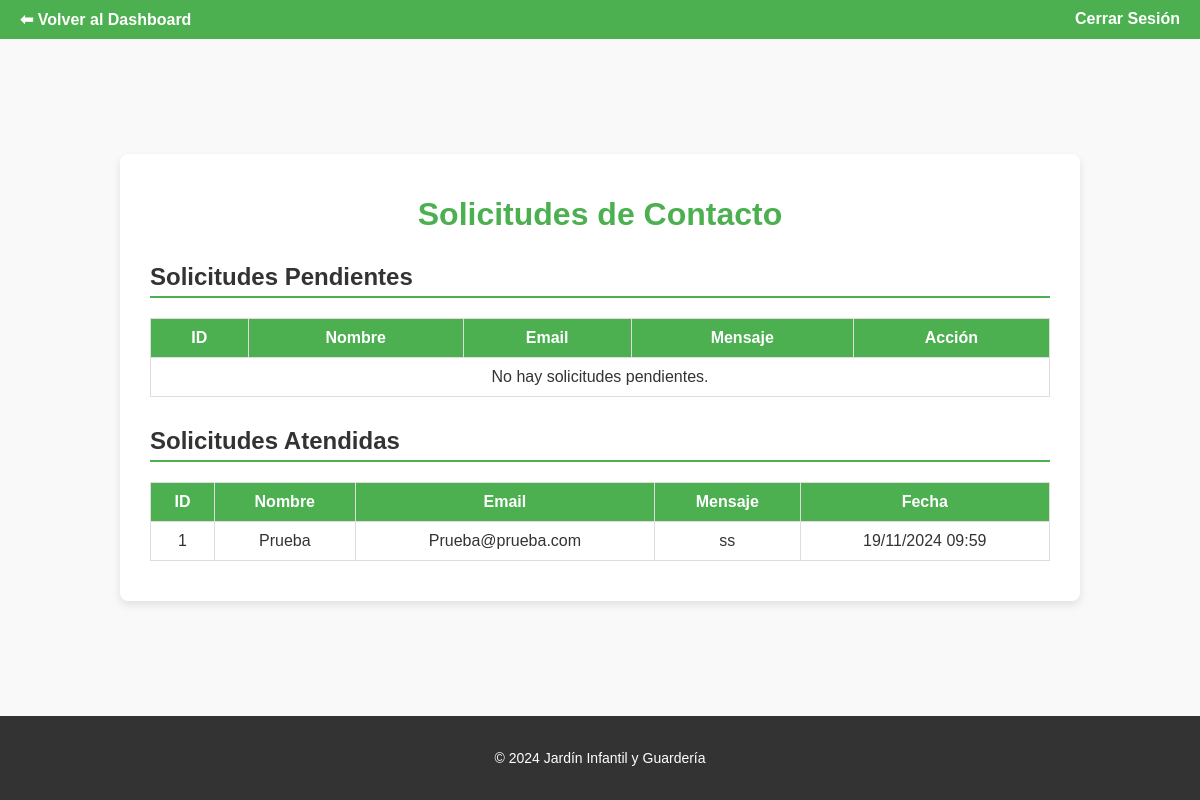
/dashboard/admin/solicitudes/ (signed in), run on the app's committed database.
### jardin_app/models.py (models this page shows, shortened)
class SolicitudContacto(models.Model):
    nombre = models.CharField(max_length=100)
    email = models.EmailField()
    mensaje = models.TextField()
    fecha = models.DateTimeField(auto_now_add=True)
    estado = models.CharField(max_length=10, choices=[('Pendiente', 'Pendiente'), ('Visto', 'Visto')], default='Pendiente')

### jardin_app/views/admin_views.py (the view)
# urls.py: path('dashboard/admin/solicitudes/', ver_solicitudes_contacto,
@login_required
def ver_solicitudes_contacto(request):
    pendientes = SolicitudContacto.objects.filter(estado="Pendiente")
    vistas = SolicitudContacto.objects.filter(estado="Visto")
    return render(request, 'admin/contacto/ver_solicitudes.html', {
        'pendientes': pendientes,
        'vistas': vistas
    })

### jardin_app/templates/admin/contacto/ver_solicitudes.html (shortened to what this page needs)
<!DOCTYPE html>
<html lang="es">
<head>
    {% load static %}
    <link rel="stylesheet" href="{% static 'css/contacto/solicitudes.css' %}">
</head>
<body>
    <header>
        <nav class="navbar">
            <a href="{% url 'pagina_administrador' %}">⬅ Volver al Dashboard</a>
            <a href="{% url 'logout' %}">Cerrar Sesión</a>
        </nav>
    </header>
    <main>
        <div class="table-container">
            <h1>Solicitudes de Contacto</h1>
            <h2>Solicitudes Pendientes</h2>
            <table>
                <thead>
                    <tr>
                        <th>ID</th>
                        <th>Nombre</th>
                        <th>Email</th>
                        <th>Mensaje</th>
                        <th>Acción</th>
                    </tr>
                </thead>
                <tbody>
                    {% for solicitud in pendientes %}
                    <tr>
                        <td>{{ solicitud.id }}</td>
                        <td>{{ solicitud.nombre }}</td>
                        <td>{{ solicitud.email }}</td>
                        <td>{{ solicitud.mensaje|truncatechars:50 }}</td>
                        <td>
                            <a href="{% url 'marcar_como_visto' solicitud.id %}" class="btn btn-mark">Marcar como Visto</a>
                        </td>
                    </tr>
                    {% empty %}
                    <tr>
                        <td colspan="5">No hay solicitudes pendientes.</td>
                    </tr>
                    {% endfor %}
                </tbody>
            </table>
            <h2>Solicitudes Atendidas</h2>
            <table>
                <thead>
                    <tr>
                        <th>ID</th>
                        <th>Nombre</th>
                        <th>Email</th>
                        <th>Mensaje</th>
                        <th>Fecha</th>
                    </tr>
                </thead>
                <tbody>
                    {% for solicitud in vistas %}
                    <tr>
                        <td>{{ solicitud.id }}</td>
                        <td>{{ solicitud.nombre }}</td>
                        <td>{{ solicitud.email }}</td>
                        <td>{{ solicitud.mensaje|truncatechars:50 }}</td>
                        <td>{{ solicitud.fecha|date:"d/m/Y H:i" }}</td>
                    </tr>
                    {% empty %}
                    <tr>
                        <td colspan="5">No hay solicitudes atendidas.</td>
                    </tr>
                    {% endfor %}
                </tbody>
            </table>
        </div>
    </main>
    <footer>
        <p>&copy; 2024 Jardín Infantil y Guardería</p>
    </footer>
</body>
</html>

### jardin_app/static/css/contacto/solicitudes.css (style rules this page uses)
body { font-family: 'Arial', sans-serif; margin: 0; padding: 0; background-color: #f9f9f9; color: #333; display: flex; flex-direction: column; min-height: 100vh; }
.navbar { background-color: #4caf50; color: white; display: flex; justify-content: space-between; padding: 10px 20px; }
.navbar a { color: white; text-decoration: none; font-weight: bold; }
main { flex: 1; display: flex; justify-content: center; align-items: center; padding: 20px; }
.table-container { width: 100%; max-width: 900px; background: white; padding: 20px 30px; border-radius: 8px; box-shadow: 0px 4px 8px rgba(0, 0, 0, 0.1); text-align: center; }
h1 { color: #4caf50; margin-bottom: 20px; }
h2 { margin-top: 30px; color: #333; text-align: left; border-bottom: 2px solid #4caf50; padding-bottom: 5px; }
table { width: 100%; border-collapse: collapse; margin: 20px 0; }
table th, table td { border: 1px solid #ddd; padding: 10px; text-align: center; }
table th { background-color: #4caf50; color: white; font-weight: bold; }
footer { background-color: #333; color: white; text-align: center; padding: 20px; font-size: 14px; }

### data on the page
SolicitudContacto: id "1", nombre "Prueba", email "Prueba@prueba.com", mensaje "ss", fecha "19/11/2024 09:59"
